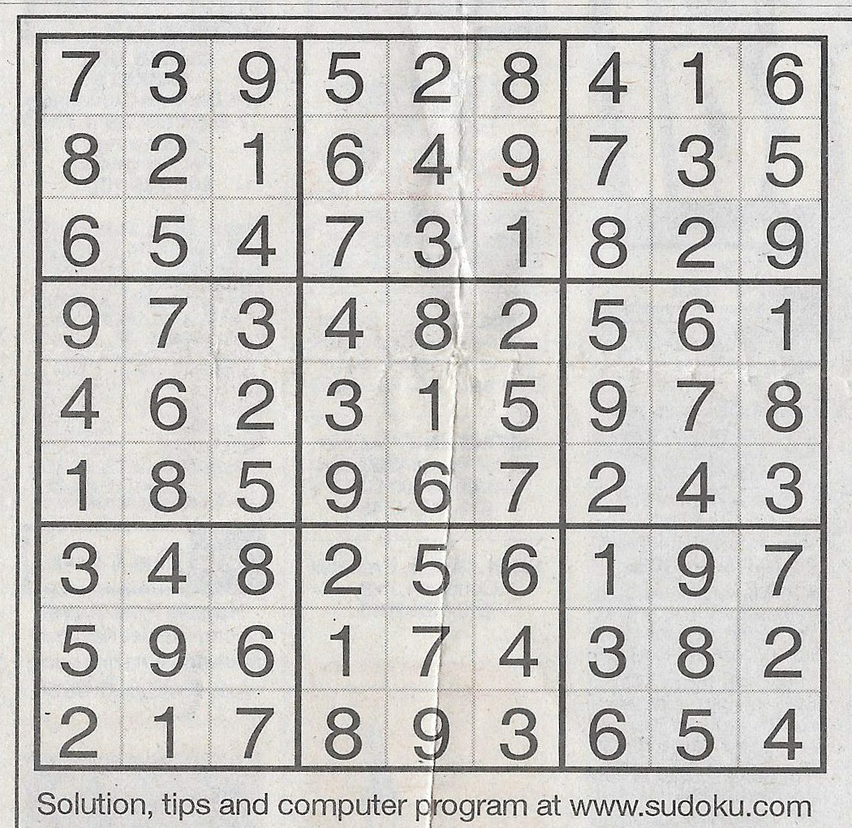
#> input picture 3. Advanced CV/data/sudoku.png, 852 x 828 px, shrunk from 1050 x 1020 before the run
$ jupyter execute '4. Image Gradient.ipynb'   (older library calls are emulated)
#> lines starting #> are read from the running program, lines starting #| are printed output that depends on the picture
[cell 1]
# import all necessary libraries
import cv2
import os
import numpy as np
import matplotlib.pyplot as plt

[cell 2]
# A simple function to display the image using matplotlib
def show(img, cmap = None, figsize = (7, 7)):
    plt.figure(figsize = figsize)
    if cmap is not None:
        plt.imshow(img, cmap = cmap), plt.axis('off')
    else:
        plt.imshow(img), plt.axis('off')

# Image Gradient

- Image gradients is the the method to find edges and corners in the image
- OpenCV provides three types of gradient filters namely **Sobel**, **Scharr** and **Laplacian**

>To read more about the mathematics, refer __[link](https://opencv24-python-tutorials.readthedocs.io/en/latest/py_tutorials/py_imgproc/py_gradients/py_gradients.html)__

## Laplacian Derivatives

[cell 3]
# Load Image
image = cv2.imread("data/sudoku.png")
#> image is the input picture: shape (828, 852, 3); mean B, G, R 197.4, 200.4, 202.1

gray = cv2.cvtColor(image, cv2.COLOR_BGR2GRAY)
show(image[:, :, ::-1], figsize = (4, 4))

[cell 4]
# Apply laplacian and find gradient along x and y direction
laplacian = cv2.Laplacian(gray,cv2.CV_64F)
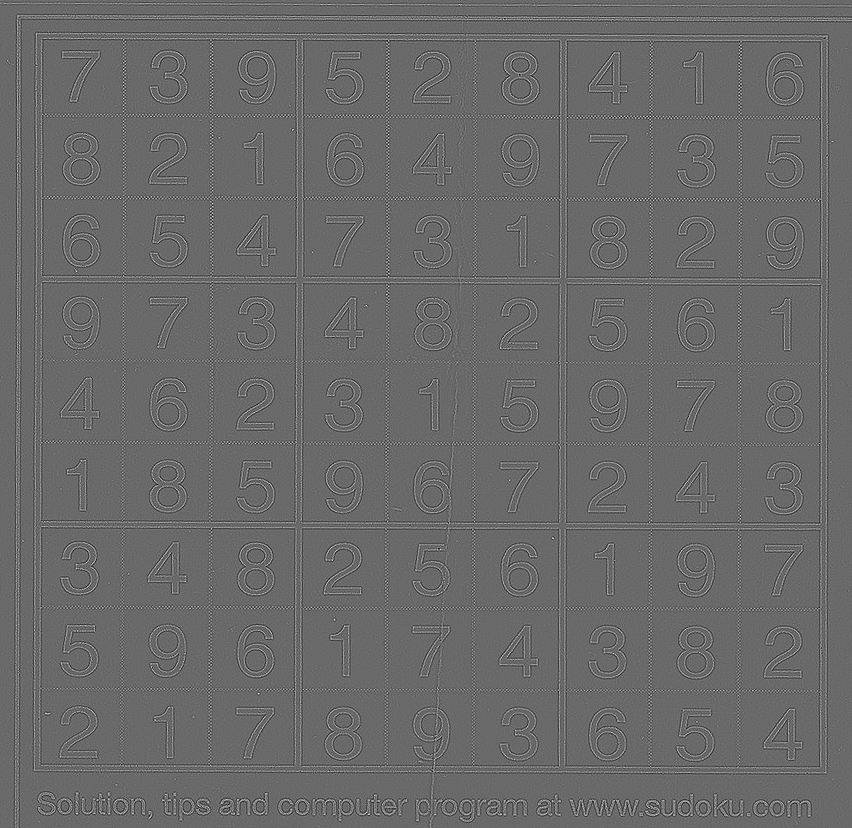
#> laplacian: shape (828, 852) float64; min -459, max 647, mean 0; drawn with min black and max white
show(laplacian, cmap = "gray", figsize = (4, 4))

<div class="alert alert-block alert-info">
<b>Tip:</b> Gradient did not work as image is high resolution image with lot of noise. <br>
    So, remove the noise using Gaussian blur. (Try with multiple kernel sizes) and then try Laplacian
</div>

[cell 5]
# Blur the image
blur = cv2.GaussianBlur(gray, (13, 13), 0)
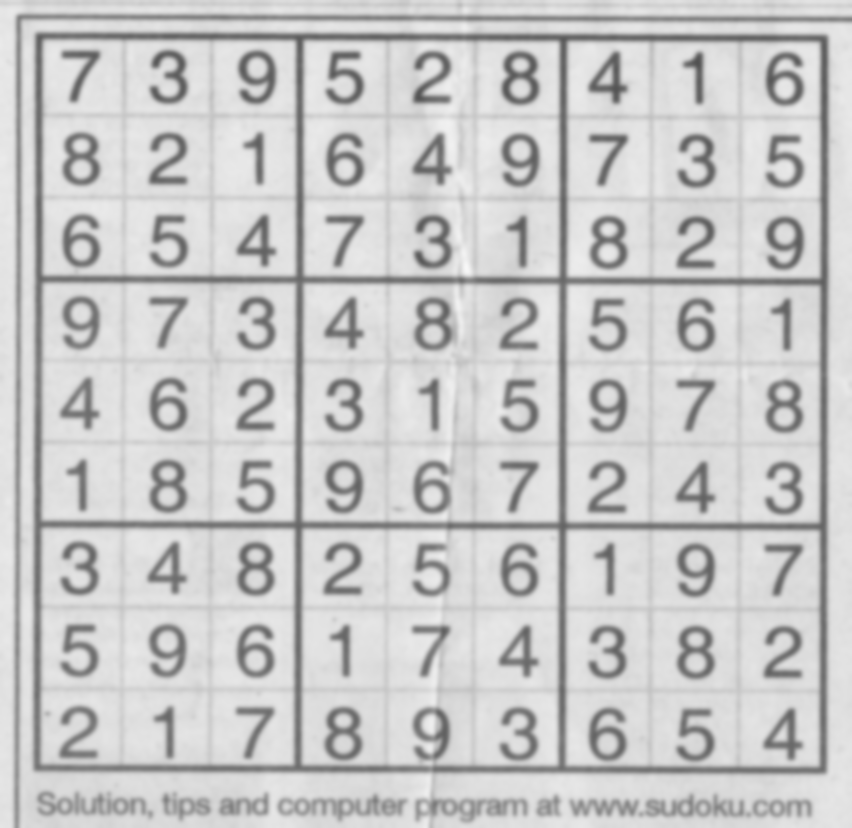
#> blur: shape (828, 852); min 81, max 247, mean 200.6

# Apply laplacian and find gradient along x and y direction
laplacian = cv2.Laplacian(blur,cv2.CV_64F)
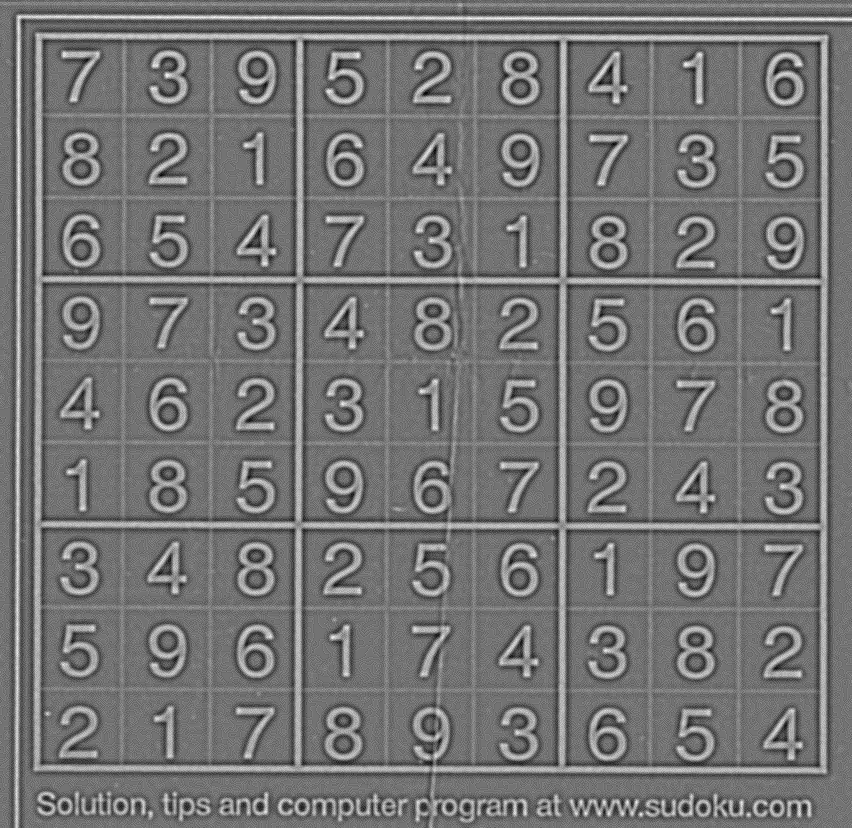
#> laplacian: shape (828, 852) float64; min -15, max 18, mean -0.00115; drawn with min black and max white
show(laplacian, cmap = "gray", figsize = (4, 4))

## Sobel and Scharr Derivatives

- Sobel operators is a joint Gausssian smoothing plus differentiation operation, so it is more resistant to noise.
- You can specify the direction of derivatives to be taken, vertical or horizontal (by the arguments, `yorder` and `xorder` respectively).
- You can also specify the size of kernel by the argument ksize.

<div class="alert alert-block alert-info">
<b>Note:</b> If ksize = -1, a 3x3 <b>Scharr filter</b> is used which gives better results than 3x3 Sobel filter. Please see the docs for kernels used.
</div>

[cell 6]
# Load Image
image = cv2.imread("data/sudoku.png")

gray = cv2.cvtColor(image, cv2.COLOR_BGR2GRAY)
show(image[:, :, ::-1], figsize = (4, 4))

[cell 7]
# Blur the image
blur = cv2.GaussianBlur(gray, (13, 13), 0)

# keep ksize = -1 to use Scharr Gradient
scharr = cv2.Sobel(blur,cv2.CV_64F,1,0,ksize=-1)
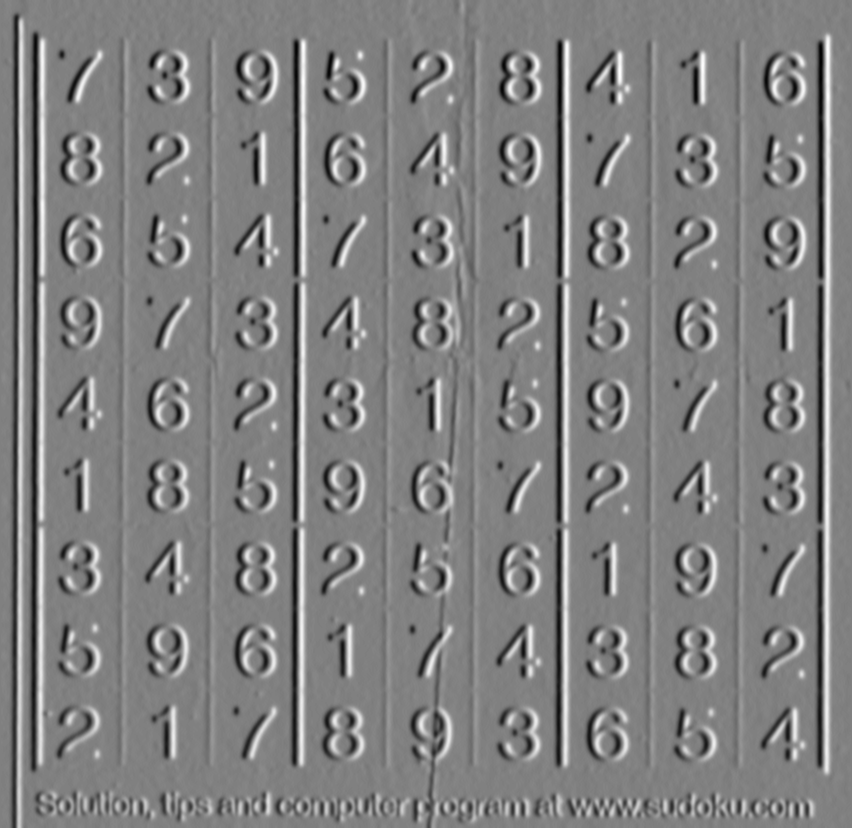
#> scharr: shape (828, 852) float64; min -848, max 832, mean -0.1; drawn with min black and max white
show(scharr, 'gray')

[cell 8]
sobelx = cv2.Sobel(blur,cv2.CV_64F,1,0,ksize=5)
sobely = cv2.Sobel(blur,cv2.CV_64F,0,1,ksize=5)
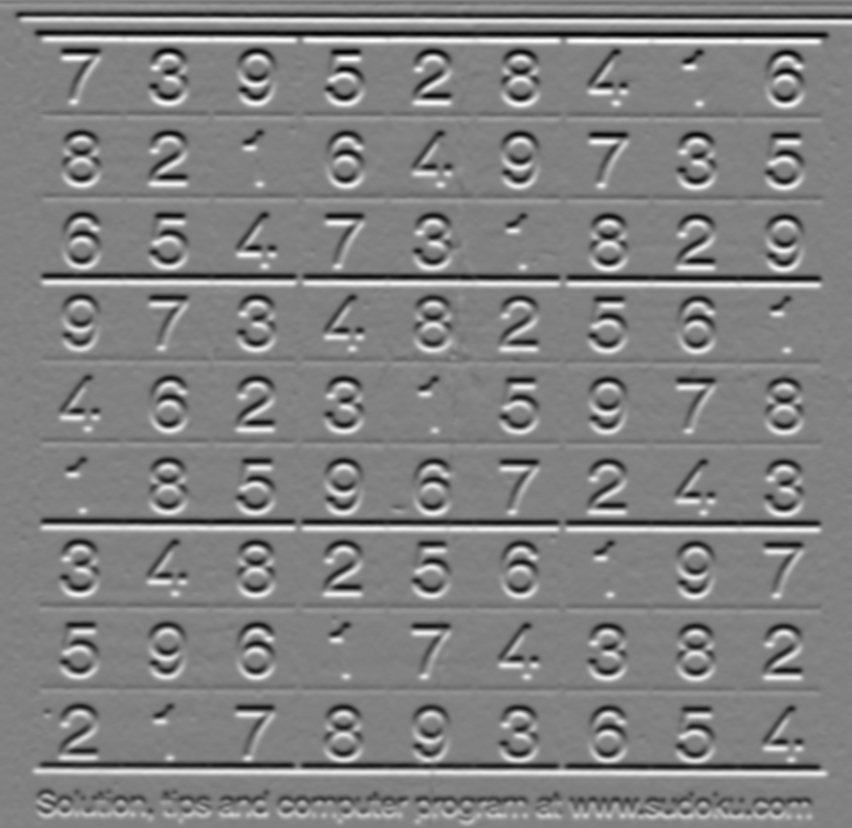
#> sobely: shape (828, 852) float64; min -3168, max 3078, mean 0.6; drawn with min black and max white

# display heatmap as well as original image
plt.figure(figsize = (15, 5))
plt.subplot(1, 3, 1), plt.imshow(gray, cmap = 'gray'), plt.axis('off'), plt.title("original (grayscale)");
plt.subplot(1, 3, 2), plt.imshow(sobelx, cmap = 'gray'), plt.axis('off'), plt.title("Sobel-X");
plt.subplot(1, 3, 3), plt.imshow(sobely, cmap = 'gray'), plt.axis('off'), plt.title("Sobel-Y");
